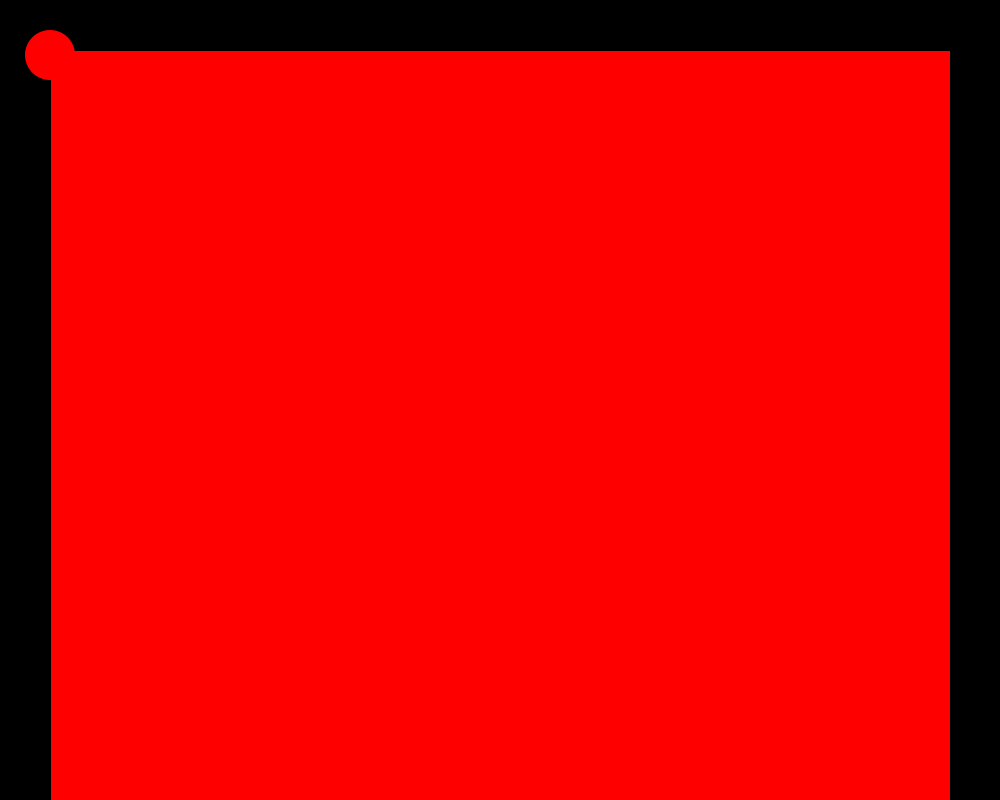
Frame 1 (no input)
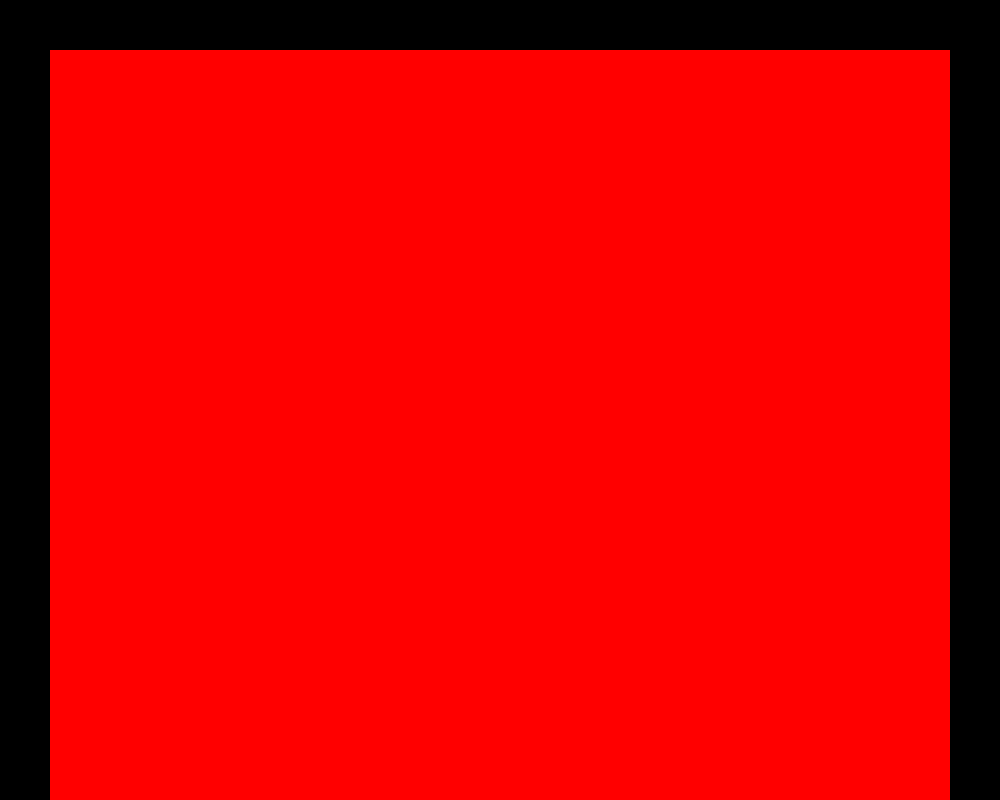
Frame 60 (the mouse pressed at the canvas centre just before this capture)
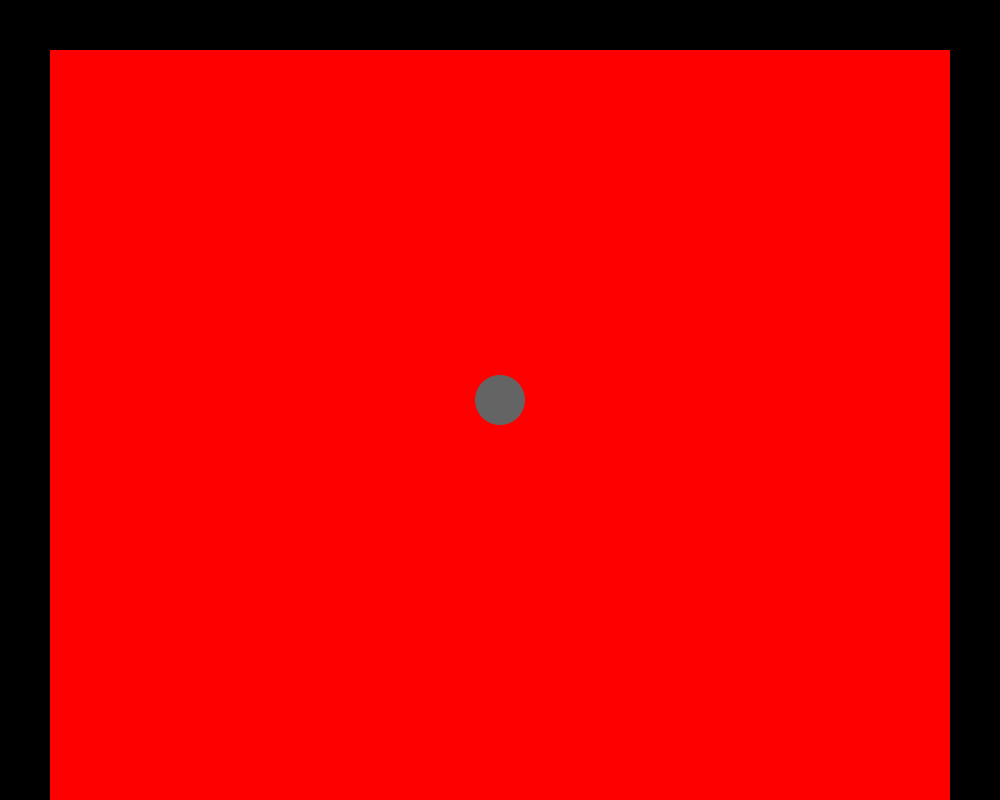
Frame 120 (the mouse held since frame 60 and released just before this capture)

The Processing sketch that drew these frames (run headless with seeded random() and noise(); from frame 60 on, the mouse is pressed at the canvas centre):

// Processing sketch: processing_129850
// ── processing_129850.pde

ArrayList<Integer> xpos;
ArrayList<Integer> ypos;
int radius;
float xspeed = 10;
float yspeed = 10;
float x = 50;
float y = 55;

void setup() {
  radius = 20;
  size(1000,1000);
  background(0);
  xpos = new ArrayList<Integer>();
  ypos = new ArrayList<Integer>();
  rectMode(CENTER);
  size(1000,800);
  background(0);
  frameRate(30);
}
 
void draw() {
  background(0);
  fill(255,0,0);
  rect(500,500,900,900);
  noStroke();
  fill(100,100,100,100);
  for (int i = 0; i < xpos.size(); i++)
  {
    fill(100,100,100);
    ellipse(xpos.get(i),ypos.get(i),50,50);
    
  }
  freeball();
  wallbounce();
  checkcontact();
}
// I tried....
//class Timer {
// 
//  int savedTime;
//  int totalTime;
//  
//  Timer(int tempTotalTime) {
//    totalTime = tempTotalTime;
//  }
//  void start() {
//    savedTime = millis(); 
//  }
//  boolean isFinished() { 
//    int passedTime = millis()- savedTime;
//    if (passedTime > totalTime) {
//      return true;
//    } else {
//      return false;
//    }
//  }
//  Timer timer;
//
//  void setup() {
//  size(200,200);
//  background(0);
//  timer = new Timer(5000);
//  timer.start();
//}
//
//  void draw() {
//  if (timer.isFinished()) {
//    background(random(255));
//    timer.start();
//  }
//} 
//}

void mousePressed(){
  if (xpos.size()<=5){
    xpos.add(mouseX);
    ypos.add(mouseY);
  }
  if (xpos.size()>5){
    xpos.remove(0);
    ypos.remove(0);
    xpos.add(mouseX);
    ypos.add(mouseY);
  }
    
}

void freeball(){
  fill(255,0,0);
  ellipse(x,y,50,50);
  x += xspeed;
  y+= yspeed;
  xspeed /= 1.00001;
  yspeed /= 1.00001;
}

void checkcontact(){
  for (int i = 0; i < xpos.size(); i++)
  {
  if((dist(x,y,xpos.get(i),ypos.get(i)))<=50){
    if (xspeed<1){
      xspeed *=-10;
      yspeed *=-10;
    }
    if (xspeed>10){
      xspeed = 10;
      yspeed = 10;
    }
    else{
      xspeed*=-(random(1.00,2.00));
      yspeed*=-(random(1.00,2.00));
    }
    if ((x>xpos.get(i))) {
      xspeed*=random(-0.9,-1.1);
      yspeed*=random(-0.9,-1.1);
    }
    if ((x<xpos.get(i))) {
      xspeed*=random(-0.9,-1.1);
      yspeed*=random(-0.9,-1.1);
    }
    if ((x>xpos.get(i))) {
      xspeed*=random(-0.9,-1.1);
      yspeed*=random(-0.9,-1.1);
    }
    if ((x<xpos.get(i))) {
      xspeed*=random(-0.9,-1.1);
      yspeed*=random(-0.9,-1.1);
    }
    }    
  }
}

void wallbounce(){
  if (x+xspeed > width-25){
    xspeed*=-1;
  }
  if (x+xspeed < 25){
    xspeed*=-1;
  }
  if (y+yspeed > height-25){
    yspeed*=-1;
  }
  if (y+yspeed < 25){
    yspeed*=-1;
  }
}
